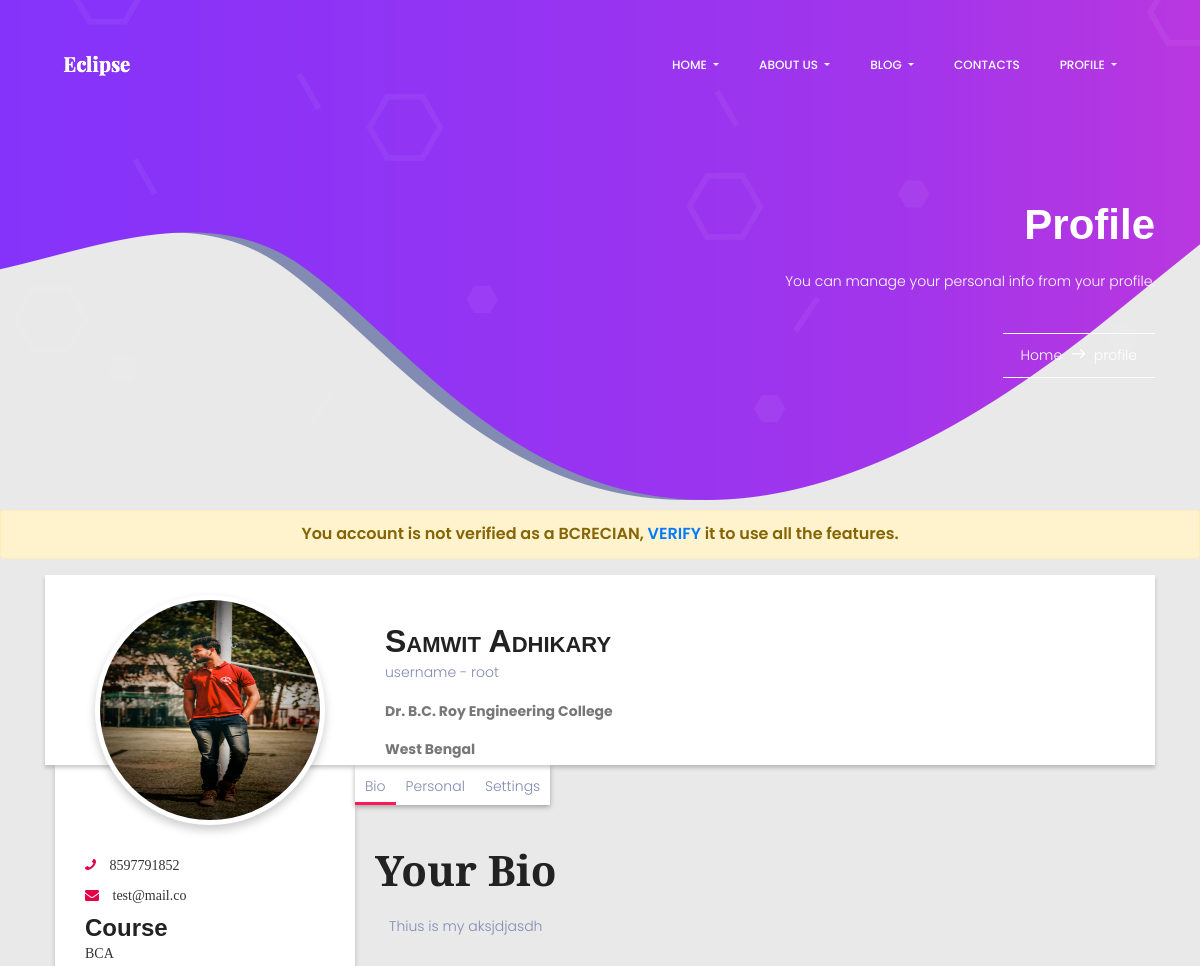
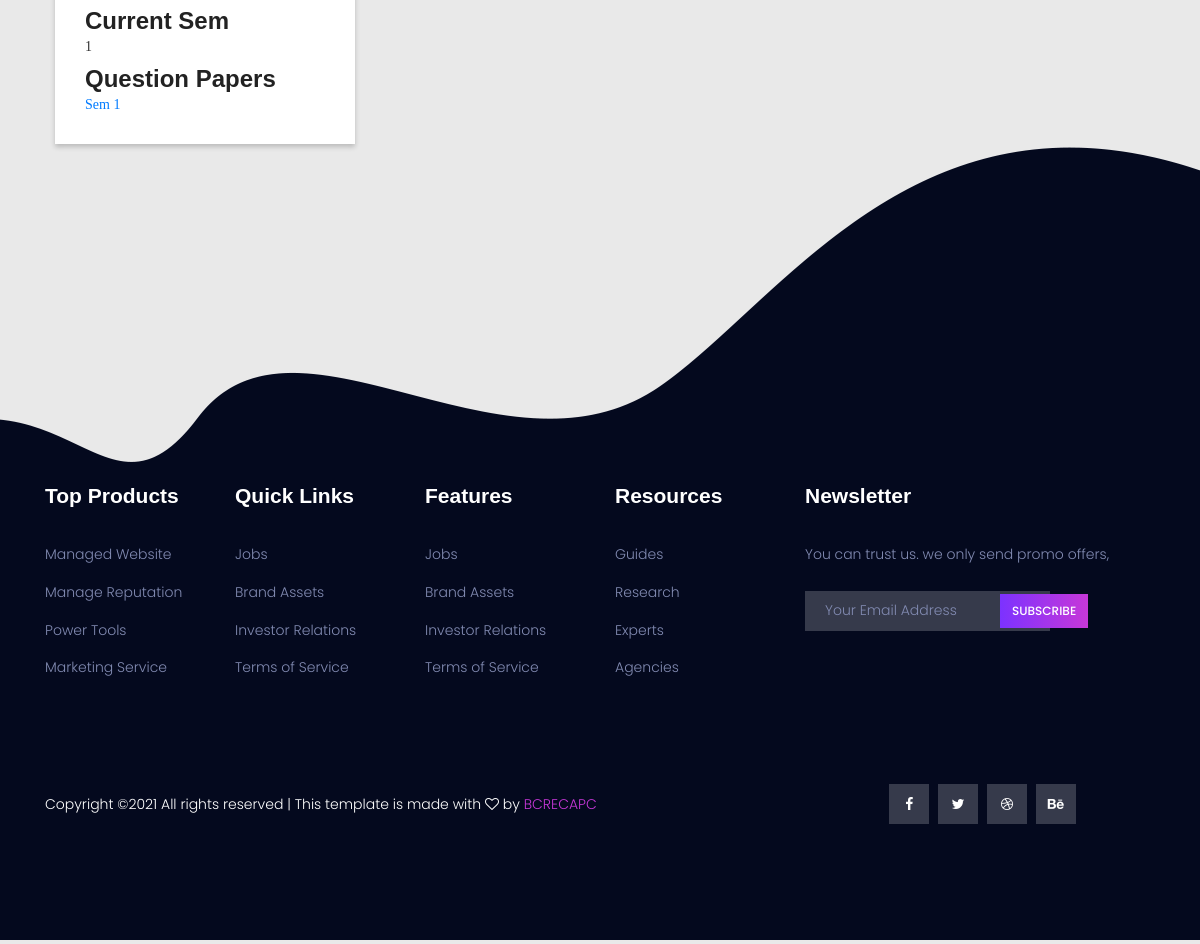
Page /profile/ (signed in) on the committed database (2 pictures, top to bottom).
### home/models.py (models this page shows, shortened)
class UserProfileInfo(models.Model):
    user = models.OneToOneField(User, on_delete=models.CASCADE)
    is_verify = models.BooleanField(default=False)
    is_bcrecian = models.BooleanField(default=False)
    autogen_otp = models.IntegerField()
    name = models.CharField(max_length=20, blank=True)
    phone_number = models.CharField(
        max_length=20, default="")
    college_name = models.CharField(
        max_length=200, default="Dr. B.C. Roy Engineering College - Durgapur")
    state = models.CharField(max_length=50, default="West Bengal")
    profile_pic = models.ImageField(upload_to='profile_pics', blank=True)
    course = models.CharField(
        max_length=10, choices=Course_CHOICES, default='BCA')
    Semester = models.IntegerField(choices=Sem_CHOICES, default=1)
    bio = models.TextField(default="Update Your Bio")
    portfolio_site = models.URLField(blank=True, default="")
    upload_cv = models.FileField(upload_to="user_cvs", blank=True)

### home/views.py (the view)
# urls.py: path('profile/', views.profile, name="profilePage"),
@login_required(login_url='/login/')
def profile(request):
    return render(request, 'home/profile.html', {
        'profile': UserProfileInfo.objects.filter(user=request.user).first()
    })

### templates/home/profile.html (shortened to what this page needs)
{% extends 'basic.html' %}
{% block banner %}
<section class="banner-area">
    <div class="container">
        <div class="row justify-content-center align-items-center">
            <div class="col-lg-12 banner-right">
                <h1 class="text-white">
                    Profile
                </h1>
                <p class="mx-auto text-white  mt-20 mb-40">
                    You can manage your personal info from your profile.
                </p>
                <div class="link-nav">
                    <span class="box">
                        <a href="/">Home </a>
                        <i class="lnr lnr-arrow-right"></i>
                        <a href="/profile/">profile</a>
                    </span>
                </div>
            </div>
        </div>
    </div>
</section>
{% endblock banner %}
{% block body %}
{% if not profile.is_bcrecian %}
<div class="alert alert-warning warning" role="alert">
    You account is not verified as a BCRECIAN, <a href="">VERIFY</a> it to use all the features.
</div>
{% endif %}
<div class="container">
    <div class="profile-header">
        <div class="profile-img">
            {% if  profile.profile_pic %}
            <a href="/{{profile.autogen_otp}}/update-image/"><img src="/media/{{profile.profile_pic}}" width="200" alt="Profile Image"></a>
            {% else %}
            <a href="/{{profile.autogen_otp}}/update-image/"><img src="/media/pofile_pics/default.jpg" width="200" alt="Profile Image"></a>
            {% endif %}
        </div>
        <div class="profile-nav-info">
            {% if profile.name %}
            <h3 class="user-name">{{ profile.name }} </h3>
            <p> username - {{ user }}</p>
            {% else %}
            <h3 class="user-name">{{ user }} </h3>
            {% endif %}
            <div class="address">
                <p id="state" class="state">{{ profile.college_name }}</p>
            </div>
            <div style="padding-bottom: 1rem;" class="address">
                <span id="country" class="country">{{ profile.state }}</span>
            </div>
        </div>
    </div>
    <div class="main-bd">
        <div class="left-side">
            <div class="profile-side">
                <p class="mobile-no"><i class="fa fa-phone"></i> {{ profile.phone_number }}</p>
                <p class="user-mail"><i class="fa fa-envelope"></i> {{ user.email }}</p>
                <div class="user-bio">
                    <h3>Course</h3>
                    <p class="bio">
                        {{ profile.course|upper }}
                    </p>
                    <h3>Current Sem</h3>
                    <p class="bio">
                        {{ profile.Semester }}
                    </p>
                    <h3>Question Papers</h3>
                    <p class="bio">
                        <a href="/courses/{{profile.course|lower}}/{{profile.Semester}}">Sem {{ profile.Semester }}</a>
                    </p>
                </div>
            </div>
        </div>
        <div class="right-side">
            <div class="nav">
                <ul>
                    <li onclick="tabs(0)" class="user-post active">Bio</li>
                    <li onclick="tabs(1)" class="user-review">Personal</li>
                    <li onclick="tabs(2)" class="user-setting"> Settings</li>
                </ul>
            </div>
            <div class="profile-body">
                <div class="profile-posts tab">
                    <h1>Your Bio</h1>
                    <p>{{ profile.bio }}</p>
                </div>
            </div>
        </div>
    </div>
</div>
{% endblock body %}

### static/css/main.css (style rules this page uses)
body { color: #828bb2; font-family: "Roboto", sans-serif; font-size: 14px; font-weight: 300; line-height: 1.625em; position: relative; }
ol, ul { margin: 0; padding: 0; list-style: none; }
a { -webkit-transition: all 0.3s ease 0s; -moz-transition: all 0.3s ease 0s; -o-transition: all 0.3s ease 0s; transition: all 0.3s ease 0s; }
a, a:focus, a:hover { text-decoration: none; outline: 0; }
h1, h2, h3, h4, h5, h6 { font-family: "Montserrat", sans-serif; color: #222222; line-height: 1.2em; margin-bottom: 0; margin-top: 0; font-weight: 700; }
h1, .h1 { font-size: 36px; }
h3, .h3 { font-size: 24px; }
.mt-20 { margin-top: 20px; }
.mb-40 { margin-bottom: 40px; }
.text-white { color: #fff; }
.banner-area { background: url(../img/banner-bg.png) no-repeat center; background-position: right; min-height: 510px; }
.banner-right { margin-top: 200px; text-align: right; }
.banner-right .box { border-top: 1px solid #fff; border-bottom: 1px solid #fff; padding: 10px 18px; display: inline-block; }
.banner-right .box i { color: #fff; font-size: 14px; margin: 5px; font-weight: 600; }
.banner-right .box a { color: #fff; font-size: 14px; -webkit-transition: all 0.3s ease 0s; -moz-transition: all 0.3s ease 0s; -o-transition: all 0.3s ease 0s; transition: all 0.3s ease 0s; }
h1 { font-size: 42px; }
h3 { font-size: 24px; }
h1, h2, h3, h4, h5, h6 { line-height: 1.2em; }
.warning { text-align: center; font-size: 1rem; font-weight: 600; }

### templates/home/profile.html (style rules this page uses)
* { padding: 0; margin: 0; box-sizing: border-box; }
body { background: #e9e9e9; overflow-x: hidden; font-family: "Poppins", sans-serif; }
.profile-header { background: #fff; width: 100%; display: flex; height: 190px; position: relative; box-shadow: 0px 3px 4px rgba(0, 0, 0, 0.2); }
.profile-img { float: left; width: 340px; height: 200px; }
.profile-img img { border-radius: 50%; height: 230px; width: 230px; border: 5px solid #fff; box-shadow: 0px 5px 10px rgba(0, 0, 0, 0.2); position: absolute; left: 50px; top: 20px; z-index: 5; background: #fff; }
.profile-nav-info { float: left; display: flex; flex-direction: column; justify-content: center; padding-top: 60px; }
.profile-nav-info h3 { font-variant: small-caps; font-size: 2rem; font-family: sans-serif; font-weight: bold; }
.profile-nav-info .address { display: flex; font-weight: bold; color: #777; }
.profile-nav-info .address p { margin-right: 5px; }
.main-bd { width: 100%; display: flex; padding-right: 15px; }
.profile-side { width: 300px; background: #fff; box-shadow: 0px 3px 5px rgba(0, 0, 0, 0.2); padding: 90px 30px 20px; font-family: "Bree Serif", serif; margin-left: 10px; z-index: 99; }
.profile-side p { margin-bottom: 7px; color: #333; font-size: 14px; }
.profile-side p i { color: #e40046; margin-right: 10px; }
.mobile-no i { transform: rotateY(180deg); color: #e40046; }
.nav { width: 100%; z-index: -1; }
.nav ul { display: flex; justify-content: space-around; list-style-type: none; height: 40px; background: #fff; box-shadow: 0px 2px 5px rgba(0, 0, 0, 0.3); }
.nav ul li { padding: 10px; width: 100%; cursor: pointer; text-align: center; transition: all 0.2s ease-in-out; }
.nav ul li:hover, .nav ul li.active { box-shadow: 0px -3px 0px rgba(288, 0, 70, 0.9) inset; }
.profile-body { width: 100%; z-index: -1; }
.tab { display: none; }
.tab { padding: 20px; width: 100%; text-align: center; }
.tab h1 { font-family: "Bree Serif", sans-serif; display: flex; justify-content: center; margin: 20px auto; }

### rows in the picture
UserProfileInfo: profile_pic (picture), name "Samwit Adhikary", college_name "Dr. B.C. Roy Engineering College", state "West Bengal", phone_number "8597791852", course "BCA", Semester "1", bio "Thius is my aksjdjasdh"

### other values in the picture
{{ user }} "root"
{{ user.email }} "test@mail.co"
